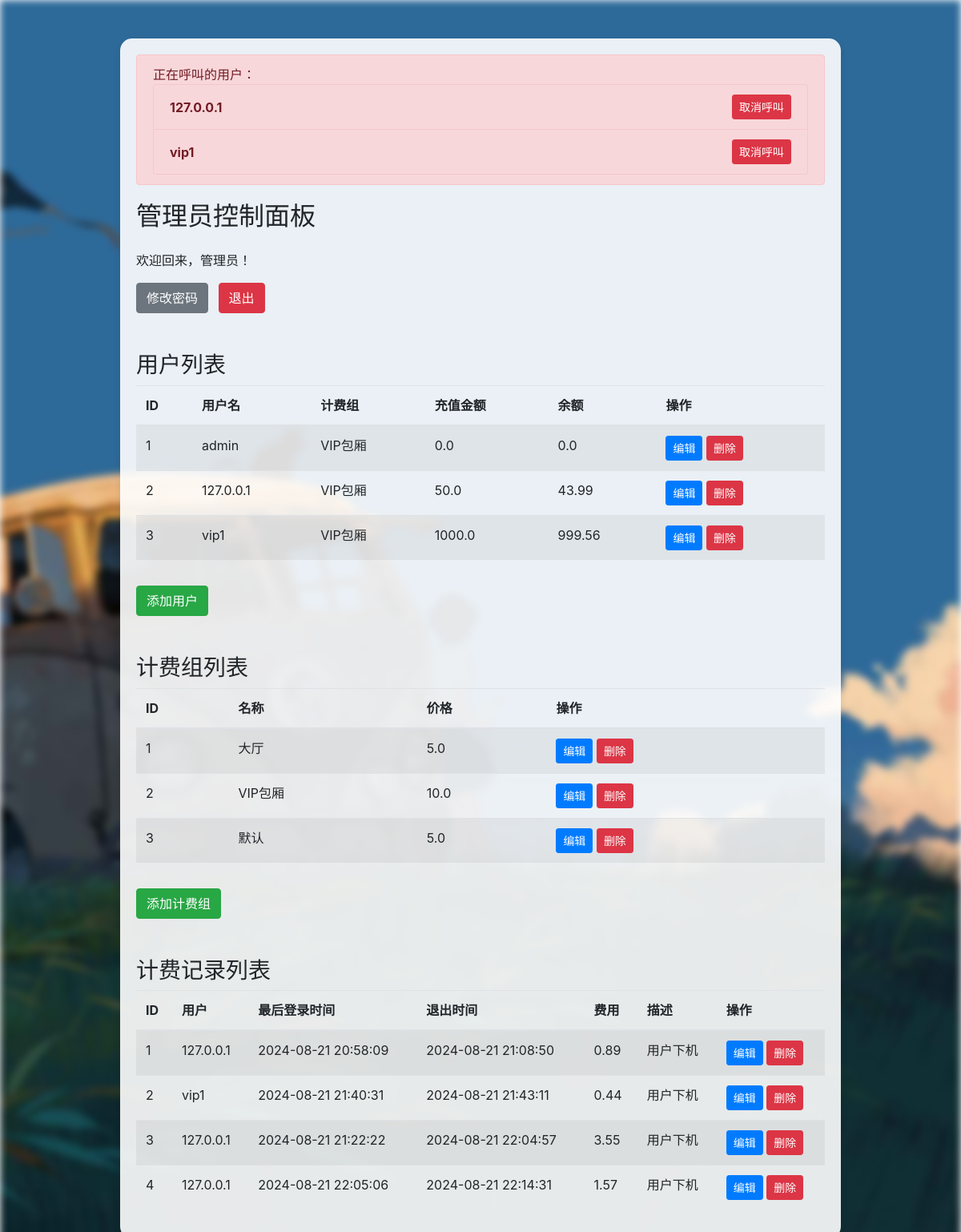
The page /admin_dashboard (signed in) on the database as committed earlier.
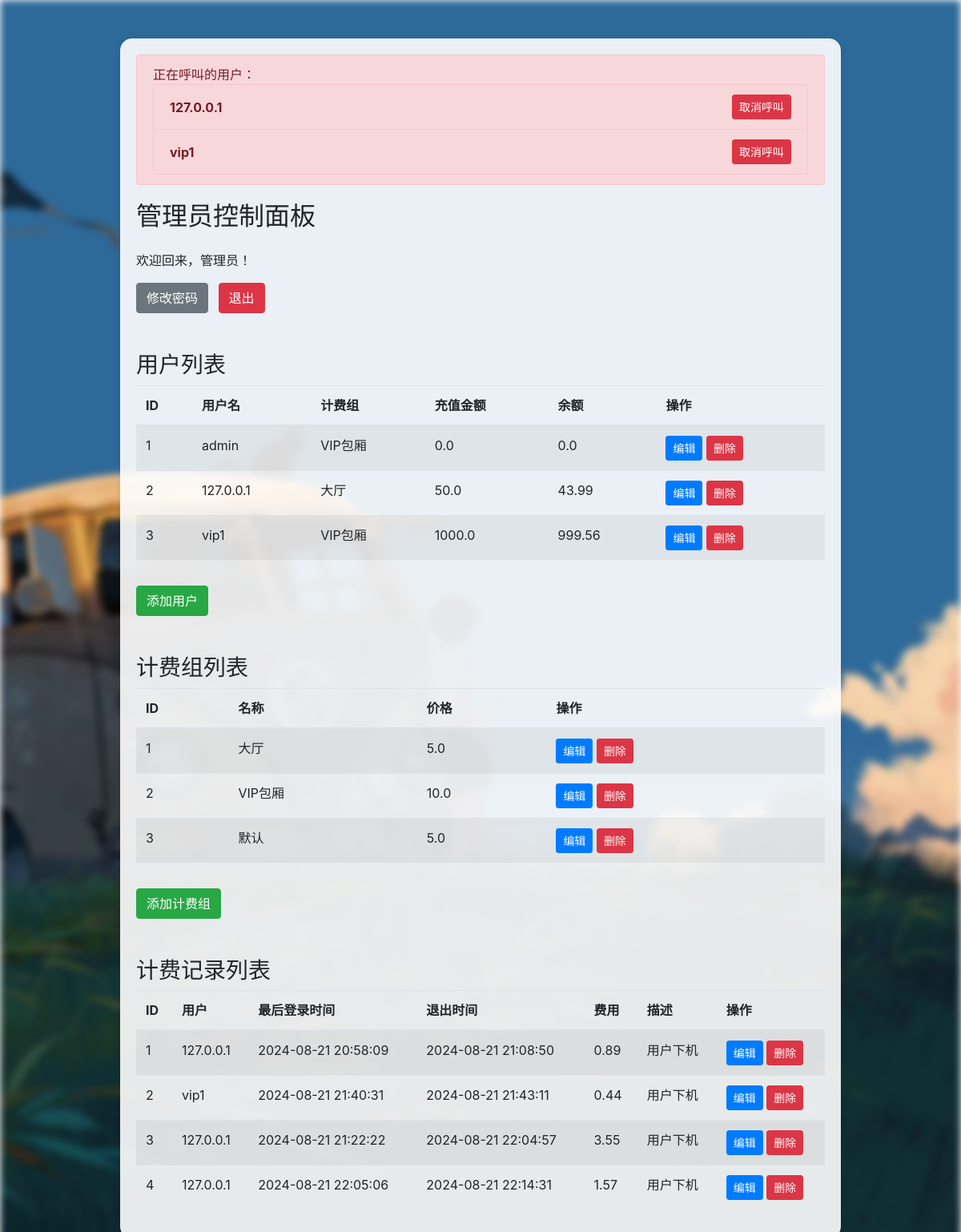
The same page on the database as committed later.
### app.py (models this page shows, shortened)
class User(db.Model):
    __tablename__ = 'user'
    id = db.Column(db.Integer, primary_key=True)
    username = db.Column(db.String(80), unique=True, nullable=False)
    password = db.Column(db.String(120), nullable=False)
    is_admin = db.Column(db.Boolean, default=False)
    is_logged = db.Column(db.Boolean, default=False)
    last_login = db.Column(db.DateTime, default=datetime.now())
    billing_group_id = db.Column(db.Integer, db.ForeignKey('billing_group.id'), nullable=False)  # 关联 BillingGroup 模型
    balance = db.Column(db.Float, nullable=False, default=0)
    balance_left = db.Column(db.Float, nullable=False, default=0)
    on_call = db.Column(db.Boolean, default=False)

class BillingGroup(db.Model):
    __tablename__ = 'billing_group'
    id = db.Column(db.Integer, primary_key=True)
    name = db.Column(db.String(80), unique=True, nullable=False)
    price = db.Column(db.Float, nullable=False)
    users = db.relationship('User', backref='billing_group', lazy=True)

class BillingRecord(db.Model):
    __tablename__ = 'billing_record'
    id = db.Column(db.Integer, primary_key=True)
    user_id = db.Column(db.Integer, db.ForeignKey('user.id'), nullable=False)
    username = db.Column(db.String(80), nullable=False)
    last_login = db.Column(db.DateTime, nullable=False)
    logout_time = db.Column(db.DateTime)  # 下机时间
    fee = db.Column(db.Float, nullable=False)
    description = db.Column(db.String, nullable=False)
    billing_group_id = db.Column(db.Integer, db.ForeignKey('billing_group.id'), nullable=False)
    billing_group = db.relationship('BillingGroup', backref=db.backref('billing_records', lazy=True))
    user = db.relationship('User', backref=db.backref('billing_records', lazy=True))

### app.py (the view)
@app.route('/admin_dashboard')
def admin_dashboard():
    if not session.get('logged_in') or not session.get('is_admin'):
        return redirect(url_for('index'))
    users = User.query.all()  # 获取所有用户
    billing_groups = BillingGroup.query.all()  # 获取所有计费组
    billing_records = BillingRecord.query.all()  # 获取所有计费记录
    calling_users = [user for user in users if user.on_call]
    return render_template('admin_dashboard.html', users=users, billing_groups=billing_groups,
                           billing_records=billing_records, calling_users=calling_users)

### templates/admin_dashboard.html (shortened to what this page needs)
<!DOCTYPE html>
<html>
<head>
    <link rel="stylesheet" href="https://cdn.jsdelivr.net/npm/bootstrap@4.6.2/dist/css/bootstrap.min.css">
        <div class="bg">
        </div>
</head>
<body>
    <div class="container mt-5">
        <div class="admin-panel">
            {% if calling_users|length > 0 %}
            <div class="alert alert-danger alert-custom" role="alert">
                正在呼叫的用户：
                <ul class="list-group">
                    {% for caller in calling_users %}
                    <li class="list-group-item d-flex justify-content-between align-items-center">
                        <strong>{{ caller.username }}</strong>
                        <form action="{{ url_for('admin_cancel_call', user_id=caller.id) }}" method="POST">
                            <button type="submit" class="btn btn-sm btn-danger">取消呼叫</button>
                        </form>
                    </li>
                    {% endfor %}
                </ul>
            </div>
            {% endif %}
            <div class="row">
                <div class="col-md-12">
                    <h2 class="mb-4">管理员控制面板</h2>
                    <p>欢迎回来，管理员！</p>
                    <a href="/admin_change_password" class="btn btn-secondary mr-2">修改密码</a>
                    <a href="/logout" class="btn btn-danger">退出</a>
                    <h3 class="mt-5">用户列表</h3>
                    <table class="table table-striped">
                        <thead>
                            <tr>
                                <th>ID</th>
                                <th>用户名</th>
                                <th>计费组</th>
                                <th>充值金额</th>
                                <th>余额</th>
                                <th>操作</th>
                            </tr>
                        </thead>
                        <tbody>
                            {% for user in users %}
                            <tr>
                                <td>{{ user.id }}</td>
                                <td>{{ user.username }}</td>
                                <td>{{ user.billing_group.name }}</td>
                                <td>{{ user.balance }}</td>
                                <td>{{ user.balance_left }}</td>
                                <td>
                                    <a href="/edit_user/{{ user.id }}" class="btn btn-sm btn-primary">编辑</a>
                                    <a href="/delete_user/{{ user.id }}" class="btn btn-sm btn-danger">删除</a>
                                </td>
                            </tr>
                            {% endfor %}
                        </tbody>
                    </table>
                    <a href="/add_user" class="btn btn-success mt-3">添加用户</a>
                    <h3 class="mt-5">计费组列表</h3>
                    <table class="table table-striped">
                        <thead>
                            <tr>
                                <th>ID</th>
                                <th>名称</th>
                                <th>价格</th>
                                <th>操作</th>
                            </tr>
                        </thead>
                        <tbody>
                            {% for billing_group in billing_groups %}
                            <tr>
                                <td>{{ billing_group.id }}</td>
                                <td>{{ billing_group.name }}</td>
                                <td>{{ billing_group.price }}</td>
                                <td>
                                    <a href="/edit_billing_group/{{ billing_group.id }}" class="btn btn-sm btn-primary">编辑</a>
                                    <a href="/delete_billing_group/{{ billing_group.id }}" class="btn btn-sm btn-danger">删除</a>
                                </td>
                            </tr>
                            {% endfor %}
                        </tbody>
                    </table>
                    <a href="/add_billing_group" class="btn btn-success mt-3">添加计费组</a>
                    <h3 class="mt-5">计费记录列表</h3>
                    <table class="table table-striped">
                        <thead>
                            <tr>
                                <th>ID</th>
                                <th>用户</th>
                                <th>最后登录时间</th>
                                <th>退出时间</th>
                                <th>费用</th>
                                <th>描述</th>
                                <th>操作</th>
                            </tr>
                        </thead>
                        <tbody>
                            {% for billing_record in billing_records %}
                            <tr>
                                <td>{{ billing_record.id }}</td>
                                <td>{{ billing_record.user.username }}</td>
                                <td>{{ billing_record.last_login.strftime('%Y-%m-%d %H:%M:%S') }}</td>
                                <td>{% if billing_record.logout_time %}{{ billing_record.logout_time.strftime('%Y-%m-%d %H:%M:%S') }}{% endif %}</td>
                                <td>{{ billing_record.fee }}</td>
                                <td>{{ billing_record.description }}</td>
                                <td>
                                    <a href="/edit_billing_record/{{ billing_record.id }}" class="btn btn-sm btn-primary">编辑</a>
                                    <a href="/delete_billing_record/{{ billing_record.id }}" class="btn btn-sm btn-danger">删除</a>
                                </td>
                            </tr>
                            {% endfor %}
                        </tbody>
                    </table>
                </div>
            </div>
        </div>
    </div>
</body>
</html>

### templates/admin_dashboard.html (style rules this page uses)
.bg { position: fixed; top: 0; left: 0; width: 100%; height: 100%; overflow: hidden; z-index: -1; }
.alert-custom { position: relative; z-index: 1000; margin-bottom: 20px; }
.list-group-item { background-color: #f8d7da; border-color: #f5c6cb; }
.admin-panel { background-color: rgba(255, 255, 255, 0.9); padding: 20px; border-radius: 15px; box-shadow: 0 4px 8px rgba(0,0,0,0.1); margin: 20px auto; max-width: 900px; }

Rows that differ between the two databases and show on the page:
changed User id 2: billing_group.name "VIP包厢" → "大厅"
